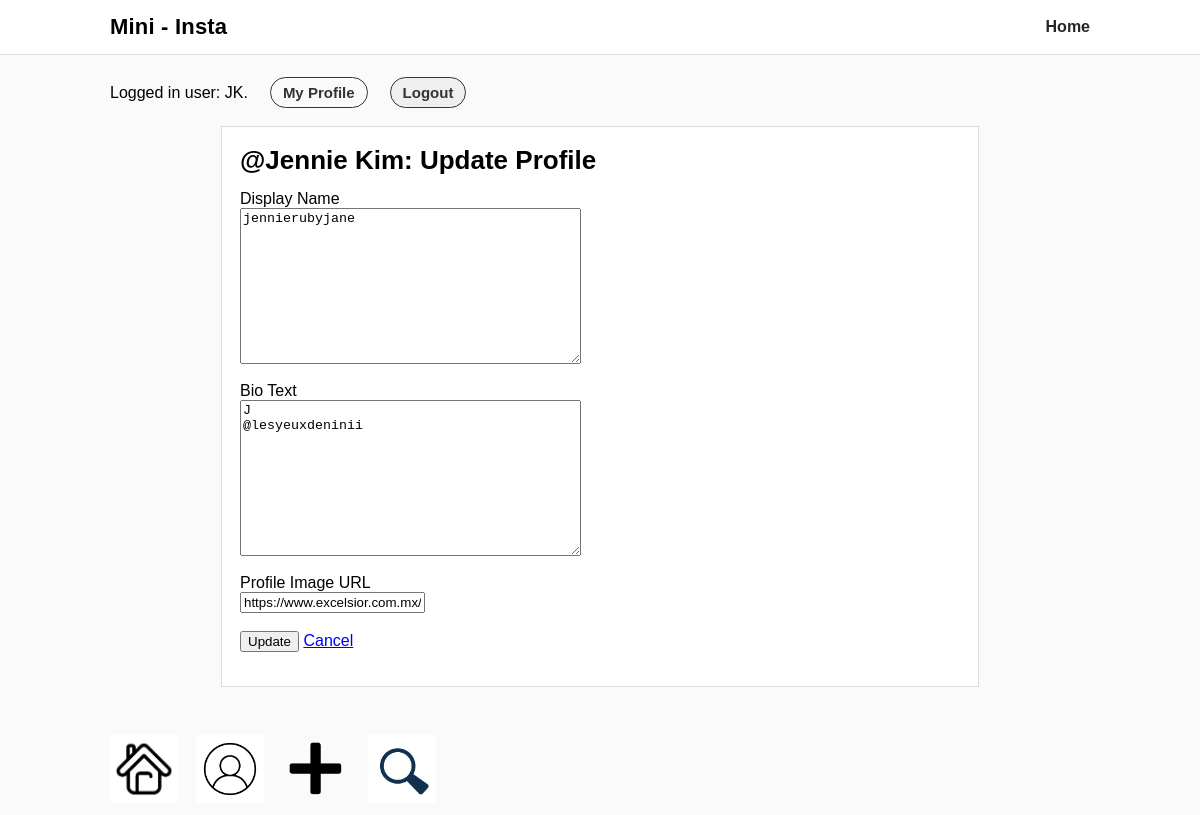
/mini_insta/profile/update (signed in), run on an earlier commit of the app's database.
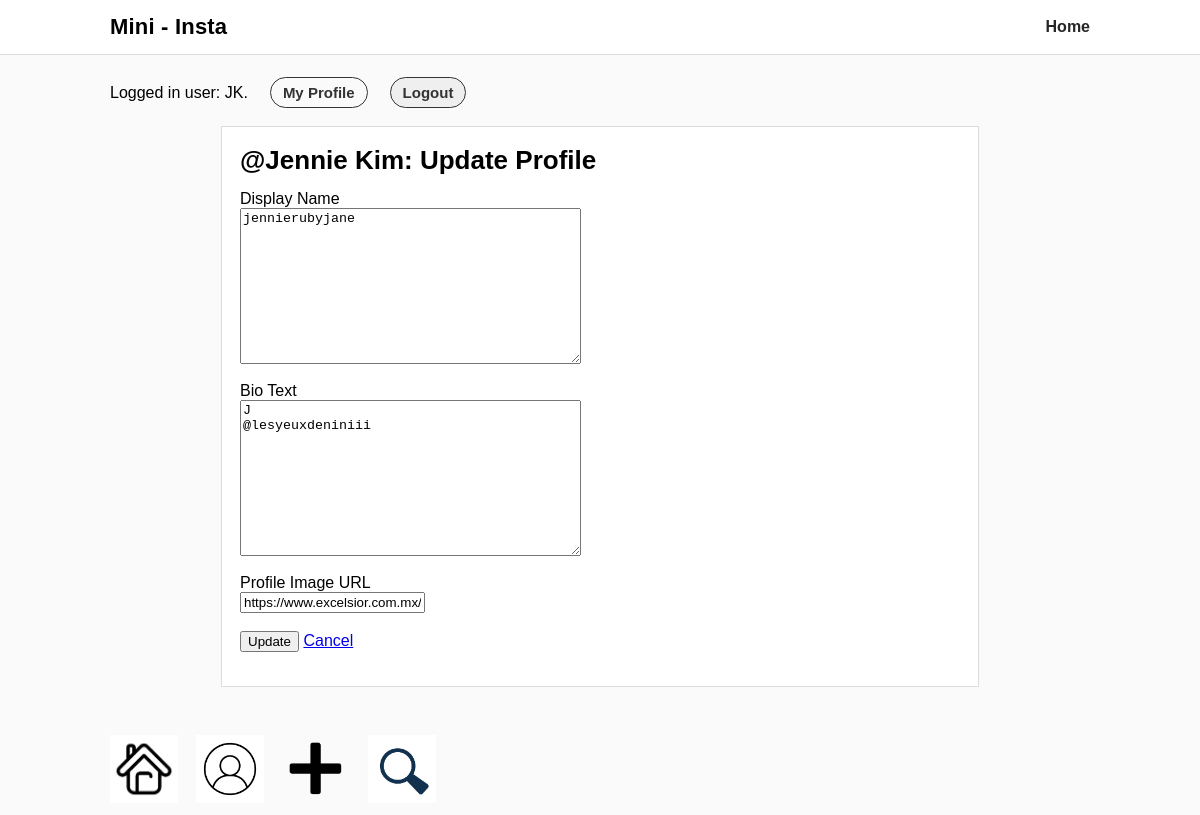
And on a later commit of the database.
### mini_insta/models.py (models this page shows, shortened)
class Profile(models.Model):
    username = models.TextField(blank=False)
    display_name = models.TextField(blank=False)
    profile_image_url = models.URLField(blank=True)
    bio_text = models.TextField(blank=True)
    join_date = models.DateTimeField(auto_now=True)
    user = models.ForeignKey(User, on_delete=models.CASCADE)  # NEW

### mini_insta/views.py (the view, shortened to what this page needs)
# urls.py: path('profile/update', UpdateProfileView.as_view(), name='update_profile'),
class UpdateProfileView(LoginRequiredMixin, UpdateView):
    model= Profile
    form_class = UpdateProfileForm
    template_name = "mini_insta/update_profile_form.html"
    def get_object(self):
        return Profile.objects.filter(user=self.request.user).first()

### mini_insta/forms.py
class UpdateProfileForm(forms.ModelForm):
    class Meta:
        model = Profile
        fields = ['display_name', 'profile_image_url', 'bio_text']

### mini_insta/templates/mini_insta/update_profile_form.html (shortened to what this page needs)
{% extends "mini_insta/base.html" %}
{% block content %}
<div class="form-card">
  <div class="form-title">
    @{{ object.username }}: Update Profile
  </div>
  <form method="POST">
    <div>
      <label for="id_display_name">Display Name</label><br>
      {{ form.display_name }}
    </div>
    <br>
    <div>
      <label for="id_bio_text">Bio Text</label><br>
      {{ form.bio_text }}
    </div>
    <br>
    <div>
      <label for="id_profile_image_url">Profile Image URL</label><br>
      {{ form.profile_image_url }}
    </div>
    <br>
    <button type="submit">Update</button>
    <a href="{% url 'show_profile' object.pk %}">Cancel</a>
  </form>
</div>
{% endblock %}

### mini_insta/templates/mini_insta/base.html (shortened to what this page needs)
{% load static %}
<html>
  <head>
    <link rel="stylesheet" href="{% static 'mini_insta_styles.css' %}">
  </head>
  <body>
    <header class="site-header">
      <div class="header-inner">
        <div class="logo">Mini - Insta</div>
          <a class="nav-link" href="{% url 'show_all_profiles' %}">Home</a>
      </div>
    </header>
    <main class="page">
    <div class="auth-status">
      {% if request.user.is_authenticated %}
        Logged in user: {{ request.user }}.
        <a class="nav-link profile-link" href="{% url 'profile' %}">My Profile</a>
        <form method="post" action="{% url 'logout' %}" class="logout-form">
          <button type="submit" class="nav-link profile-link">Logout</button>
        </form>
      {% else %}
        Not logged in.
        <a class="nav-link profile-link" href="{% url 'login' %}">Login</a>
        <a class="nav-link profile-link" href="{% url 'create_profile' %}">Create Profile/Account</a>
      {% endif %}
    </div>
    {% block content %}
    {% endblock %}
    </main>
    <footer class="site-footer">
      {% if request.user.is_authenticated and profile and request.user == profile.user %}
        <a class="footer-link" href="{% url 'show_feed'%}">
          <img class="nav-icon" src="{% static 'home.png' %}" alt="Home">
        </a>
        <a class="footer-link" href="{% url 'profile' %}">
          <img class="nav-icon" src="{% static 'R.png' %}" alt="Profile">
        </a>
        <a class="nav-icon-link create-link" href="{% url 'create_post'%}">
          <img class="nav-icon create-icon" src="{% static 'plus.png' %}" alt="Create">
        </a>
         <a class="footer-link" href="{% url 'search'%}">
          <img class="nav-icon" src="{% static 'search.png' %}" alt="Search">
        </a>
      {% endif %}
    </footer>
  </body>
</html>

### static/mini_insta_styles.css (style rules this page uses)
body { font-family: Arial, sans-serif; margin: 0; background: #fafafa; }
.site-header { position: sticky; top: 0; background: white; border-bottom: 1px solid #dbdbdb; }
.header-inner { max-width: 980px; margin: 0 auto; padding: 14px 18px; display: flex; align-items: center; justify-content: space-between; }
.logo { font-size: 22px; font-weight: 700; letter-spacing: 0.2px; }
.nav-link { text-decoration: none; color: #262626; font-weight: 600; }
.page { max-width: 980px; margin: 0 auto; padding: 22px 18px 36px 18px; }
.site-footer { max-width: 980px; margin: 0 auto; padding: 14px 18px 24px 18px; color: #8e8e8e; }
.footer-link { color: #8e8e8e; text-decoration: none; }
.form-card { background: white; border: 1px solid #dbdbdb; padding: 18px; max-width: 720px; margin: 0 auto; }
.form-title { font-size: 26px; font-weight: 700; margin-bottom: 14px; }
.site-footer { display: flex; justify-content: flex-start; align-items: center; gap: 18px; padding: 12px 16px; }
.nav-icon { width: 68px; height: 68px; object-fit: contain; display: block; }
.logout-form { display: inline; margin:0; }
.profile-link { font-weight: 600; font-size: 15px; margin-left: 10px; padding: 6px 12px; border-radius: 20px; text-decoration: none; font-weight: 600; color: #333; align-items: center; border: 1.5px solid #333; }
.auth-status { display: flex; align-items: center; gap: 12px; margin-bottom: 18px; }

What changed in the data, as far as the page shows it:
changed Profile "Jennie Kim": bio_text "J @lesyeuxdeninii" → "J @lesyeuxdeniniii"
